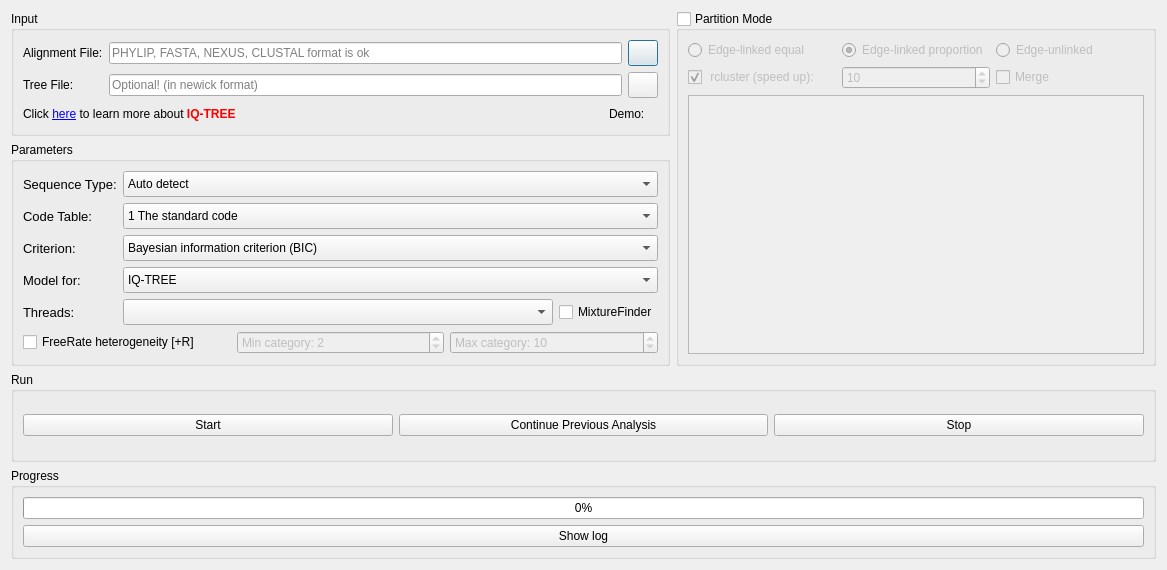
<?xml version="1.0" encoding="UTF-8"?>
<ui version="4.0">
 <class>ModelFinder</class>
 <widget class="QDialog" name="ModelFinder">
  <property name="geometry">
   <rect>
    <x>0</x>
    <y>0</y>
    <width>1167</width>
    <height>570</height>
   </rect>
  </property>
  <property name="windowTitle">
   <string>ModelFinder</string>
  </property>
  <layout class="QVBoxLayout" name="verticalLayout_3">
   <item>
    <layout class="QGridLayout" name="gridLayout_3">
     <item row="0" column="0">
      <widget class="QGroupBox" name="groupBox_4">
       <property name="title">
        <string>Input</string>
       </property>
       <layout class="QGridLayout" name="gridLayout">
        <item row="0" column="0">
         <widget class="QLabel" name="label_5">
          <property name="text">
           <string>Alignment File:</string>
          </property>
         </widget>
        </item>
        <item row="0" column="1">
         <widget class="InputQLineEdit" name="lineEdit">
          <property name="cursor">
           <cursorShape>ArrowCursor</cursorShape>
          </property>
          <property name="text">
           <string/>
          </property>
          <property name="readOnly">
           <bool>true</bool>
          </property>
          <property name="placeholderText">
           <string>PHYLIP, FASTA, NEXUS, CLUSTAL format is ok</string>
          </property>
         </widget>
        </item>
        <item row="0" column="2">
         <widget class="QPushButton" name="pushButton_3">
          <property name="sizePolicy">
           <sizepolicy hsizetype="Fixed" vsizetype="Fixed">
            <horstretch>0</horstretch>
            <verstretch>0</verstretch>
           </sizepolicy>
          </property>
          <property name="minimumSize">
           <size>
            <width>30</width>
            <height>26</height>
           </size>
          </property>
          <property name="maximumSize">
           <size>
            <width>30</width>
            <height>26</height>
           </size>
          </property>
          <property name="styleSheet">
           <string notr="true"/>
          </property>
          <property name="text">
           <string/>
          </property>
         </widget>
        </item>
        <item row="1" column="0">
         <widget class="QLabel" name="label_8">
          <property name="text">
           <string>Tree File:</string>
          </property>
         </widget>
        </item>
        <item row="1" column="1">
         <widget class="InputQLineEdit" name="lineEdit_2">
          <property name="cursor">
           <cursorShape>ArrowCursor</cursorShape>
          </property>
          <property name="readOnly">
           <bool>true</bool>
          </property>
          <property name="placeholderText">
           <string>Optional! (in newick format)</string>
          </property>
         </widget>
        </item>
        <item row="1" column="2">
         <widget class="QPushButton" name="pushButton_4">
          <property name="sizePolicy">
           <sizepolicy hsizetype="Fixed" vsizetype="Fixed">
            <horstretch>0</horstretch>
            <verstretch>0</verstretch>
           </sizepolicy>
          </property>
          <property name="minimumSize">
           <size>
            <width>30</width>
            <height>26</height>
           </size>
          </property>
          <property name="maximumSize">
           <size>
            <width>30</width>
            <height>26</height>
           </size>
          </property>
          <property name="styleSheet">
           <string notr="true"/>
          </property>
          <property name="text">
           <string/>
          </property>
         </widget>
        </item>
        <item row="2" column="0" colspan="3">
         <layout class="QHBoxLayout" name="horizontalLayout">
          <item>
           <widget class="QLabel" name="label_14">
            <property name="text">
             <string>&lt;html&gt;&lt;head/&gt;&lt;body&gt;&lt;p&gt;Click &lt;a href=&quot;http://www.iqtree.org/doc/&quot;&gt;&lt;span style=&quot; text-decoration: underline; color:#0000ff;&quot;&gt;here&lt;/span&gt;&lt;/a&gt; to learn more about &lt;span style=&quot; font-weight:600; color:#ff0000;&quot;&gt;IQ-TREE&lt;/span&gt;&lt;/p&gt;&lt;/body&gt;&lt;/html&gt;</string>
            </property>
            <property name="openExternalLinks">
             <bool>true</bool>
            </property>
           </widget>
          </item>
          <item>
           <spacer name="horizontalSpacer">
            <property name="orientation">
             <enum>Qt::Horizontal</enum>
            </property>
            <property name="sizeHint" stdset="0">
             <size>
              <width>40</width>
              <height>20</height>
             </size>
            </property>
           </spacer>
          </item>
          <item>
           <widget class="QLabel" name="label_3">
            <property name="text">
             <string>Demo:</string>
            </property>
           </widget>
          </item>
          <item>
           <widget class="ClickedLableGif" name="label_2">
            <property name="toolTip">
             <string>Brief example</string>
            </property>
            <property name="text">
             <string/>
            </property>
           </widget>
          </item>
         </layout>
        </item>
       </layout>
      </widget>
     </item>
     <item row="0" column="1" rowspan="2">
      <widget class="QGroupBox" name="groupBox_2">
       <property name="title">
        <string>Partition Mode</string>
       </property>
       <property name="checkable">
        <bool>true</bool>
       </property>
       <property name="checked">
        <bool>false</bool>
       </property>
       <layout class="QVBoxLayout" name="verticalLayout_2">
        <item>
         <layout class="QHBoxLayout" name="horizontalLayout_3">
          <item>
           <widget class="QRadioButton" name="radioButton">
            <property name="toolTip">
             <string>edge-linked equal partition model</string>
            </property>
            <property name="text">
             <string>Edge-linked equal</string>
            </property>
            <property name="checked">
             <bool>false</bool>
            </property>
           </widget>
          </item>
          <item>
           <widget class="QRadioButton" name="radioButton_3">
            <property name="toolTip">
             <string>Edge-linked proportional partition model</string>
            </property>
            <property name="text">
             <string>Edge-linked proportion</string>
            </property>
            <property name="checked">
             <bool>true</bool>
            </property>
           </widget>
          </item>
          <item>
           <widget class="QRadioButton" name="radioButton_2">
            <property name="text">
             <string>Edge-unlinked</string>
            </property>
           </widget>
          </item>
         </layout>
        </item>
        <item>
         <layout class="QHBoxLayout" name="horizontalLayout_4">
          <item>
           <widget class="QCheckBox" name="checkBox">
            <property name="text">
             <string> rcluster (speed up):</string>
            </property>
            <property name="checked">
             <bool>true</bool>
            </property>
           </widget>
          </item>
          <item>
           <widget class="QSpinBox" name="spinBox">
            <property name="maximum">
             <number>100</number>
            </property>
            <property name="value">
             <number>10</number>
            </property>
           </widget>
          </item>
          <item>
           <widget class="QCheckBox" name="checkBox_3">
            <property name="text">
             <string>Merge</string>
            </property>
           </widget>
          </item>
         </layout>
        </item>
        <item>
         <widget class="DblClickTexedit" name="textEdit">
          <property name="toolTip">
           <string>Double-click to edit partition</string>
          </property>
          <property name="lineWrapMode">
           <enum>QTextEdit::NoWrap</enum>
          </property>
          <property name="readOnly">
           <bool>true</bool>
          </property>
         </widget>
        </item>
       </layout>
      </widget>
     </item>
     <item row="1" column="0">
      <widget class="QGroupBox" name="groupBox">
       <property name="title">
        <string>Parameters</string>
       </property>
       <layout class="QVBoxLayout" name="verticalLayout">
        <item>
         <layout class="QGridLayout" name="gridLayout_2">
          <item row="0" column="0">
           <widget class="QLabel" name="label_24">
            <property name="font">
             <font>
              <pointsize>10</pointsize>
             </font>
            </property>
            <property name="text">
             <string>Sequence Type:</string>
            </property>
            <property name="buddy">
             <cstring>comboBox_3</cstring>
            </property>
           </widget>
          </item>
          <item row="0" column="1" colspan="2">
           <widget class="QComboBox" name="comboBox_3">
            <property name="sizePolicy">
             <sizepolicy hsizetype="Expanding" vsizetype="Fixed">
              <horstretch>0</horstretch>
              <verstretch>0</verstretch>
             </sizepolicy>
            </property>
            <property name="minimumSize">
             <size>
              <width>153</width>
              <height>26</height>
             </size>
            </property>
            <item>
             <property name="text">
              <string>Auto detect</string>
             </property>
            </item>
            <item>
             <property name="text">
              <string>DNA</string>
             </property>
            </item>
            <item>
             <property name="text">
              <string>Protein</string>
             </property>
            </item>
            <item>
             <property name="text">
              <string>Codon</string>
             </property>
            </item>
            <item>
             <property name="text">
              <string>Binary</string>
             </property>
            </item>
            <item>
             <property name="text">
              <string>Morphology</string>
             </property>
            </item>
            <item>
             <property name="text">
              <string>DNA--&gt;AA</string>
             </property>
            </item>
           </widget>
          </item>
          <item row="1" column="0">
           <widget class="QLabel" name="label_22">
            <property name="font">
             <font>
              <pointsize>10</pointsize>
             </font>
            </property>
            <property name="text">
             <string>Code Table:</string>
            </property>
           </widget>
          </item>
          <item row="1" column="1" colspan="2">
           <widget class="QComboBox" name="comboBox_9">
            <property name="sizePolicy">
             <sizepolicy hsizetype="Expanding" vsizetype="Fixed">
              <horstretch>0</horstretch>
              <verstretch>0</verstretch>
             </sizepolicy>
            </property>
            <property name="minimumSize">
             <size>
              <width>114</width>
              <height>26</height>
             </size>
            </property>
            <property name="maximumSize">
             <size>
              <width>16777215</width>
              <height>26</height>
             </size>
            </property>
            <property name="styleSheet">
             <string notr="true"/>
            </property>
            <item>
             <property name="text">
              <string>1 The standard code</string>
             </property>
            </item>
            <item>
             <property name="text">
              <string>2 Vertebrate mitochondrial code</string>
             </property>
            </item>
            <item>
             <property name="text">
              <string>3 The Yeast Mitochondrial Code</string>
             </property>
            </item>
            <item>
             <property name="text">
              <string>4 Mold, Protozoan, and Coelenterate Mitochondrial code and Mycoplasma/Spiroplasma code</string>
             </property>
            </item>
            <item>
             <property name="text">
              <string>5 Invertebrate mitochondrial</string>
             </property>
            </item>
            <item>
             <property name="text">
              <string>6 The Ciliate, Dasycladacean and Hexamita Nuclear Code</string>
             </property>
            </item>
            <item>
             <property name="text">
              <string>9 Echinoderm and Flatworm mitochondrial code</string>
             </property>
            </item>
            <item>
             <property name="text">
              <string>10 The Euplotid Nuclear Code</string>
             </property>
            </item>
            <item>
             <property name="text">
              <string>11 The Bacterial, Archaeal and Plant Plastid Code</string>
             </property>
            </item>
            <item>
             <property name="text">
              <string>12 The Alternative Yeast Nuclear Code</string>
             </property>
            </item>
            <item>
             <property name="text">
              <string>13 Ascidian mitochondrial code</string>
             </property>
            </item>
            <item>
             <property name="text">
              <string>14 Alternative flatworm mitochondrial code</string>
             </property>
            </item>
            <item>
             <property name="text">
              <string>16 Chlorophycean Mitochondrial Code</string>
             </property>
            </item>
            <item>
             <property name="text">
              <string>21 Trematode Mitochondrial Code</string>
             </property>
            </item>
            <item>
             <property name="text">
              <string>22 Scenedesmus obliquus Mitochondrial Code</string>
             </property>
            </item>
            <item>
             <property name="text">
              <string>23 Thraustochytrium Mitochondrial Code</string>
             </property>
            </item>
            <item>
             <property name="text">
              <string>24 Pterobranchia Mitochondrial Code</string>
             </property>
            </item>
            <item>
             <property name="text">
              <string>25 Candidate Division SR1 and Gracilibacteria Code</string>
             </property>
            </item>
           </widget>
          </item>
          <item row="2" column="0">
           <widget class="QLabel" name="label_25">
            <property name="font">
             <font>
              <pointsize>10</pointsize>
             </font>
            </property>
            <property name="text">
             <string>Criterion:</string>
            </property>
            <property name="buddy">
             <cstring>comboBox_3</cstring>
            </property>
           </widget>
          </item>
          <item row="2" column="1" colspan="2">
           <widget class="QComboBox" name="comboBox_4">
            <property name="sizePolicy">
             <sizepolicy hsizetype="Expanding" vsizetype="Fixed">
              <horstretch>0</horstretch>
              <verstretch>0</verstretch>
             </sizepolicy>
            </property>
            <property name="minimumSize">
             <size>
              <width>13</width>
              <height>26</height>
             </size>
            </property>
            <item>
             <property name="text">
              <string>Bayesian information criterion (BIC)</string>
             </property>
            </item>
            <item>
             <property name="text">
              <string>Corrected AIC (AICc)</string>
             </property>
            </item>
            <item>
             <property name="text">
              <string>Akaike information criterion (AIC)</string>
             </property>
            </item>
           </widget>
          </item>
          <item row="3" column="0">
           <widget class="QLabel" name="label_26">
            <property name="font">
             <font>
              <pointsize>10</pointsize>
             </font>
            </property>
            <property name="text">
             <string>Model for:</string>
            </property>
            <property name="buddy">
             <cstring>comboBox_3</cstring>
            </property>
           </widget>
          </item>
          <item row="4" column="0">
           <widget class="QLabel" name="label_27">
            <property name="font">
             <font>
              <pointsize>10</pointsize>
             </font>
            </property>
            <property name="text">
             <string>Threads:</string>
            </property>
            <property name="buddy">
             <cstring>comboBox_3</cstring>
            </property>
           </widget>
          </item>
          <item row="4" column="1">
           <widget class="QComboBox" name="comboBox_6">
            <property name="sizePolicy">
             <sizepolicy hsizetype="Expanding" vsizetype="Fixed">
              <horstretch>0</horstretch>
              <verstretch>0</verstretch>
             </sizepolicy>
            </property>
            <property name="minimumSize">
             <size>
              <width>13</width>
              <height>26</height>
             </size>
            </property>
           </widget>
          </item>
          <item row="4" column="2">
           <widget class="QCheckBox" name="checkBox_4">
            <property name="toolTip">
             <string>select the optimum number of classes and the substitution model in each class for a mixture model of Q matrices</string>
            </property>
            <property name="text">
             <string>MixtureFinder</string>
            </property>
           </widget>
          </item>
          <item row="3" column="1" colspan="2">
           <widget class="QComboBox" name="comboBox_5">
            <property name="sizePolicy">
             <sizepolicy hsizetype="Expanding" vsizetype="Fixed">
              <horstretch>0</horstretch>
              <verstretch>0</verstretch>
             </sizepolicy>
            </property>
            <property name="minimumSize">
             <size>
              <width>13</width>
              <height>26</height>
             </size>
            </property>
            <item>
             <property name="text">
              <string>IQ-TREE</string>
             </property>
            </item>
            <item>
             <property name="text">
              <string>Mrbayes</string>
             </property>
            </item>
            <item>
             <property name="text">
              <string>RAxML</string>
             </property>
            </item>
            <item>
             <property name="text">
              <string>PhyML</string>
             </property>
            </item>
            <item>
             <property name="text">
              <string>BEAST1 (NUC)</string>
             </property>
            </item>
            <item>
             <property name="text">
              <string>BEAST2 (NUC)</string>
             </property>
            </item>
            <item>
             <property name="text">
              <string>BEAST (AA)</string>
             </property>
            </item>
            <item>
             <property name="text">
              <string>FastTree (AA)</string>
             </property>
            </item>
            <item>
             <property name="text">
              <string>MCMCtree (NUC)</string>
             </property>
            </item>
            <item>
             <property name="text">
              <string>MCMCtree (AA)</string>
             </property>
            </item>
           </widget>
          </item>
         </layout>
        </item>
        <item>
         <layout class="QHBoxLayout" name="horizontalLayout_5">
          <item>
           <widget class="QCheckBox" name="checkBox_2">
            <property name="text">
             <string>FreeRate heterogeneity [+R]</string>
            </property>
            <property name="autoRepeat">
             <bool>false</bool>
            </property>
            <property name="autoExclusive">
             <bool>false</bool>
            </property>
           </widget>
          </item>
          <item>
           <widget class="QSpinBox" name="spinBox_2">
            <property name="enabled">
             <bool>false</bool>
            </property>
            <property name="prefix">
             <string>Min category: </string>
            </property>
            <property name="value">
             <number>2</number>
            </property>
           </widget>
          </item>
          <item>
           <widget class="QSpinBox" name="spinBox_3">
            <property name="enabled">
             <bool>false</bool>
            </property>
            <property name="prefix">
             <string>Max category: </string>
            </property>
            <property name="value">
             <number>10</number>
            </property>
           </widget>
          </item>
         </layout>
        </item>
       </layout>
      </widget>
     </item>
    </layout>
   </item>
   <item>
    <widget class="QGroupBox" name="groupBox_3">
     <property name="title">
      <string>Run</string>
     </property>
     <layout class="QHBoxLayout" name="horizontalLayout_2">
      <item>
       <widget class="ArrowPushButton" name="pushButton">
        <property name="sizePolicy">
         <sizepolicy hsizetype="Expanding" vsizetype="Fixed">
          <horstretch>0</horstretch>
          <verstretch>0</verstretch>
         </sizepolicy>
        </property>
        <property name="text">
         <string>Start</string>
        </property>
        <property name="icon">
         <iconset resource="../myRes.qrc">
          <normaloff>:/picture/resourses/if_start_60207.png</normaloff>:/picture/resourses/if_start_60207.png</iconset>
        </property>
       </widget>
      </item>
      <item>
       <widget class="QPushButton" name="pushButton_continue">
        <property name="sizePolicy">
         <sizepolicy hsizetype="Expanding" vsizetype="Fixed">
          <horstretch>0</horstretch>
          <verstretch>0</verstretch>
         </sizepolicy>
        </property>
        <property name="layoutDirection">
         <enum>Qt::LeftToRight</enum>
        </property>
        <property name="autoFillBackground">
         <bool>false</bool>
        </property>
        <property name="text">
         <string>Continue Previous Analysis</string>
        </property>
        <property name="icon">
         <iconset resource="../myRes.qrc">
          <normaloff>:/picture/resourses/Play-pause_button_play_stop_blue_pause.png</normaloff>:/picture/resourses/Play-pause_button_play_stop_blue_pause.png</iconset>
        </property>
        <property name="autoExclusive">
         <bool>false</bool>
        </property>
       </widget>
      </item>
      <item>
       <widget class="QPushButton" name="pushButton_2">
        <property name="sizePolicy">
         <sizepolicy hsizetype="Expanding" vsizetype="Fixed">
          <horstretch>0</horstretch>
          <verstretch>0</verstretch>
         </sizepolicy>
        </property>
        <property name="text">
         <string>Stop</string>
        </property>
        <property name="icon">
         <iconset resource="../myRes.qrc">
          <normaloff>:/picture/resourses/if_Delete_1493279.png</normaloff>:/picture/resourses/if_Delete_1493279.png</iconset>
        </property>
       </widget>
      </item>
     </layout>
    </widget>
   </item>
   <item>
    <widget class="QGroupBox" name="groupBox_6">
     <property name="title">
      <string>Progress</string>
     </property>
     <layout class="QGridLayout" name="gridLayout_7">
      <item row="1" column="0">
       <widget class="QPushButton" name="pushButton_9">
        <property name="text">
         <string>Show log</string>
        </property>
        <property name="icon">
         <iconset resource="../myRes.qrc">
          <normaloff>:/picture/resourses/Eye_Care_Services-512.png</normaloff>:/picture/resourses/Eye_Care_Services-512.png</iconset>
        </property>
       </widget>
      </item>
      <item row="0" column="0">
       <widget class="QProgressBar" name="progressBar">
        <property name="value">
         <number>0</number>
        </property>
       </widget>
      </item>
     </layout>
    </widget>
   </item>
  </layout>
 </widget>
 <customwidgets>
  <customwidget>
   <class>InputQLineEdit</class>
   <extends>QLineEdit</extends>
   <header>src.CustomWidget.h</header>
  </customwidget>
  <customwidget>
   <class>ArrowPushButton</class>
   <extends>QPushButton</extends>
   <header>src.CustomWidget.h</header>
  </customwidget>
  <customwidget>
   <class>ClickedLableGif</class>
   <extends>QLabel</extends>
   <header>src.CustomWidget.h</header>
  </customwidget>
  <customwidget>
   <class>DblClickTexedit</class>
   <extends>QTextEdit</extends>
   <header>src.CustomWidget.h</header>
  </customwidget>
 </customwidgets>
 <tabstops>
  <tabstop>pushButton_3</tabstop>
  <tabstop>pushButton_4</tabstop>
  <tabstop>pushButton_9</tabstop>
  <tabstop>lineEdit_2</tabstop>
  <tabstop>comboBox_3</tabstop>
  <tabstop>lineEdit</tabstop>
  <tabstop>comboBox_4</tabstop>
  <tabstop>comboBox_5</tabstop>
  <tabstop>comboBox_6</tabstop>
  <tabstop>pushButton_2</tabstop>
  <tabstop>pushButton</tabstop>
 </tabstops>
 <resources>
  <include location="../myRes.qrc"/>
 </resources>
 <connections>
  <connection>
   <sender>checkBox</sender>
   <signal>toggled(bool)</signal>
   <receiver>spinBox</receiver>
   <slot>setEnabled(bool)</slot>
   <hints>
    <hint type="sourcelabel">
     <x>775</x>
     <y>81</y>
    </hint>
    <hint type="destinationlabel">
     <x>898</x>
     <y>85</y>
    </hint>
   </hints>
  </connection>
  <connection>
   <sender>checkBox_2</sender>
   <signal>toggled(bool)</signal>
   <receiver>spinBox_2</receiver>
   <slot>setEnabled(bool)</slot>
   <hints>
    <hint type="sourcelabel">
     <x>152</x>
     <y>347</y>
    </hint>
    <hint type="destinationlabel">
     <x>280</x>
     <y>351</y>
    </hint>
   </hints>
  </connection>
  <connection>
   <sender>checkBox_2</sender>
   <signal>toggled(bool)</signal>
   <receiver>spinBox_3</receiver>
   <slot>setEnabled(bool)</slot>
   <hints>
    <hint type="sourcelabel">
     <x>124</x>
     <y>340</y>
    </hint>
    <hint type="destinationlabel">
     <x>508</x>
     <y>350</y>
    </hint>
   </hints>
  </connection>
 </connections>
</ui>
